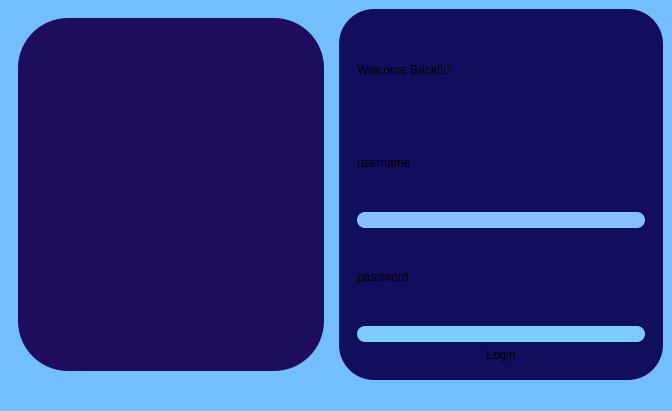
<?xml version="1.0" encoding="UTF-8"?>
<ui version="4.0">
 <class>MainWindow</class>
 <widget class="QMainWindow" name="MainWindow">
  <property name="geometry">
   <rect>
    <x>0</x>
    <y>0</y>
    <width>672</width>
    <height>411</height>
   </rect>
  </property>
  <property name="sizePolicy">
   <sizepolicy hsizetype="MinimumExpanding" vsizetype="Preferred">
    <horstretch>0</horstretch>
    <verstretch>0</verstretch>
   </sizepolicy>
  </property>
  <property name="windowTitle">
   <string>MainWindow</string>
  </property>
  <property name="autoFillBackground">
   <bool>false</bool>
  </property>
  <property name="styleSheet">
   <string notr="true">background:rgb(115, 190, 255)</string>
  </property>
  <widget class="QWidget" name="centralwidget">
   <layout class="QHBoxLayout" name="horizontalLayout">
    <item>
     <widget class="QStackedWidget" name="stackedWidget">
      <widget class="QWidget" name="stackedWidgetPage1">
       <layout class="QHBoxLayout" name="horizontalLayout_2">
        <item>
         <widget class="QFrame" name="frame">
          <property name="styleSheet">
           <string notr="true">background-color: rgb(31, 12, 93);
image: url(:/res/Screenshot 2023-11-01 191807.png);
border-radius:50px</string>
          </property>
          <property name="frameShape">
           <enum>QFrame::StyledPanel</enum>
          </property>
          <property name="frameShadow">
           <enum>QFrame::Raised</enum>
          </property>
         </widget>
        </item>
       </layout>
      </widget>
     </widget>
    </item>
    <item>
     <widget class="QFrame" name="frame_2">
      <property name="styleSheet">
       <string notr="true">border-radius:35px;
background-color:rgb(17, 14, 94);</string>
      </property>
      <layout class="QHBoxLayout" name="horizontalLayout_5">
       <item>
        <widget class="QFrame" name="frame">
         <layout class="QVBoxLayout" name="verticalLayout_12">
          <item>
           <layout class="QVBoxLayout" name="verticalLayout_3">
            <item>
             <widget class="QLabel" name="label">
              <property name="styleSheet">
               <string notr="true">font: 700 20pt &quot;Segoe UI&quot;;</string>
              </property>
              <property name="text">
               <string>Welcome Back!!👋</string>
              </property>
             </widget>
            </item>
            <item>
             <widget class="QLabel" name="label_2">
              <property name="styleSheet">
               <string notr="true">font: 700 12pt &quot;Segoe UI&quot;;</string>
              </property>
              <property name="text">
               <string>username</string>
              </property>
             </widget>
            </item>
            <item>
             <widget class="QLineEdit" name="lineEdit_2">
              <property name="styleSheet">
               <string notr="true">background-color:rgb(134, 192, 255);
border-radius:8px;</string>
              </property>
             </widget>
            </item>
            <item>
             <widget class="QLabel" name="label_3">
              <property name="styleSheet">
               <string notr="true">font: 700 12pt &quot;Segoe UI&quot;;</string>
              </property>
              <property name="text">
               <string>password</string>
              </property>
             </widget>
            </item>
            <item>
             <layout class="QVBoxLayout" name="verticalLayout_4">
              <item>
               <layout class="QHBoxLayout" name="horizontalLayout_3">
                <item>
                 <layout class="QHBoxLayout" name="horizontalLayout_4">
                  <item>
                   <widget class="QLineEdit" name="lineEdit">
                    <property name="styleSheet">
                     <string notr="true">background-color: rgb(124, 203, 255);
border-radius:8px;</string>
                    </property>
                   </widget>
                  </item>
                 </layout>
                </item>
               </layout>
              </item>
              <item>
               <widget class="QPushButton" name="pushbutton_login">
                <property name="styleSheet">
                 <string notr="true">font: 12pt &quot;Segoe UI&quot;;</string>
                </property>
                <property name="text">
                 <string>Login</string>
                </property>
               </widget>
              </item>
             </layout>
            </item>
           </layout>
          </item>
         </layout>
        </widget>
       </item>
      </layout>
     </widget>
    </item>
   </layout>
  </widget>
  <widget class="QStatusBar" name="statusbar"/>
 </widget>
 <resources/>
 <connections/>
</ui>
